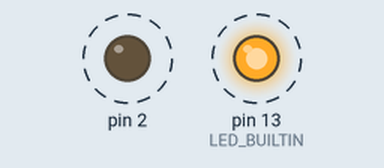
Recording of a sketch running on a simulated Arduino Uno, built with avr-gcc and run on an emulated ATmega328P. Parts: output pins drawn as LEDs (lit = HIGH). Dashed ring = blinking.

Above: at 0.05 s.
Timing chart, 0 to 3.0 s (numbered marks = the images above):
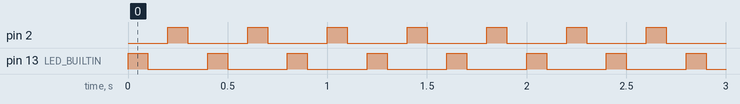

Measured:
- by itself, pin 2, pin 13 (LED_BUILTIN): alternates HIGH for 0.10 s and LOW for 0.30 s

The sketch:

sketch_may10b.ino
```cpp
void setup() {
  pinMode(LED_BUILTIN, OUTPUT);
  pinMode(2,OUTPUT);


}

void loop() {
  digitalWrite(LED_BUILTIN,HIGH);
  delay(100);
  digitalWrite(LED_BUILTIN,LOW);
  delay(100);
  digitalWrite(2,HIGH);
  delay(100);
  digitalWrite(2,LOW);
  delay(100);

}
```
